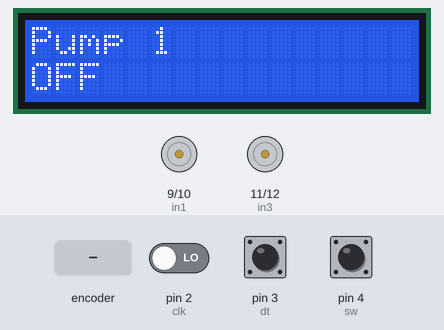
This sketch was run on a simulated Arduino Uno, built with avr-gcc and run on an emulated ATmega328P. On the bench: 16×2 character LCD, motor-driver pin pairs drawn as motors (green arrow = first pin HIGH = forward, orange = second pin HIGH = backward, longer = more drive). The inputs (shaded band) are chosen by the test bench; at power-on: pin 4 (sw) HIGH, pin 2 (clk) LOW, pin 3 (dt) HIGH.

Above: at 1.2 s.
1.3 s: pin 4 (sw) pulled LOW for 1 s
At 3.3 s:
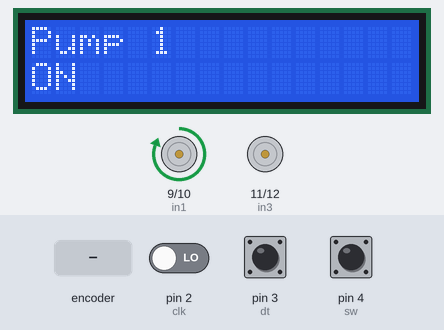
3.8 s: pin 4 (sw) pulled LOW for 0.15 s
At 5.2 s:
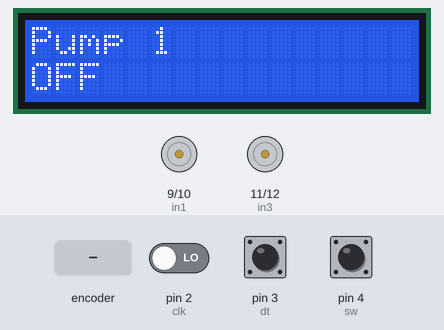
5.5 s: rotary encoder on pin 2 (clk) / pin 3 (dt) turned 2 steps (second pin leading)
At 7.0 s:
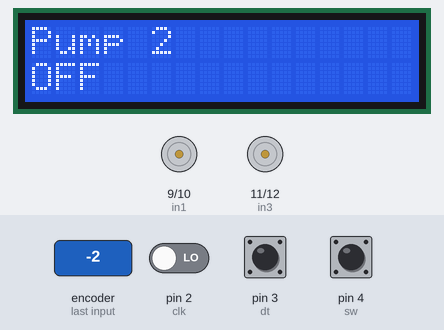
7.4 s: pin 4 (sw) pulled LOW for 0.15 s
At 8.0 s:
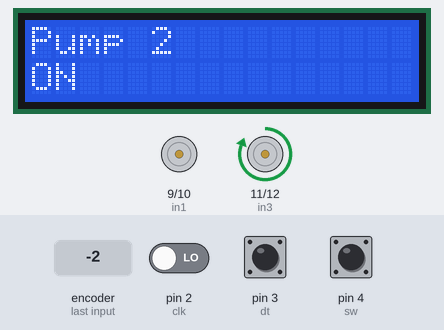
9.1 s: pin 4 (sw) pulled LOW for 3.2 s
At 9.41 s:
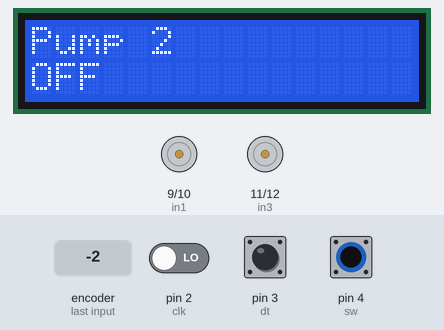
Timing chart, 0 to 14.0 s (numbered marks = the images above; inputs shaded):
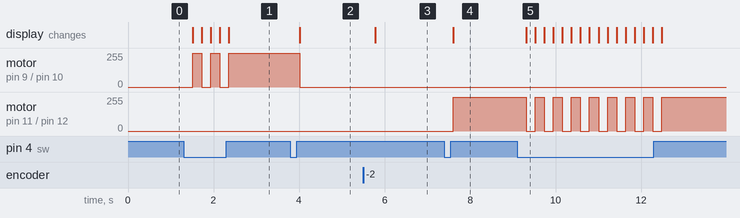

Measured:
- after the input at 1.3 s, motor on pin 9 (in1) / pin 10 (in2): alternates forward 255/255 for 0.21 s and stopped for 0.21 s, 5 changes in all, then stays forward 255/255, starting after 0.21 s; the display: changes after 0.21 s (image 1)
- after the input at 3.8 s, motor on pin 9 (in1) / pin 10 (in2): forward 255/255 → stopped after 0.21 s; the display: changes after 0.21 s (image 2)
- after the input at 5.5 s, the display: changes after 0.29 s (image 3)
- after the input at 7.4 s, motor on pin 11 (in3) / pin 12 (in4): stopped → forward 255/255 after 0.21 s; the display: changes after 0.21 s (image 4)
- after the input at 9.1 s, motor on pin 11 (in3) / pin 12 (in4): alternates forward 255/255 for 0.21 s and stopped for 0.21 s, 16 changes in all, then stays forward 255/255, starting after 0.21 s; the display: changes after 0.21 s (image 5)

The sketch:

GinTronic.ino
```cpp
#include <Wire.h>
#include <LiquidCrystal_I2C.h>
#include "HX711.h"
LiquidCrystal_I2C lcd(0x27, 2, 1, 0, 4, 5, 6, 7, 3, POSITIVE);
HX711 scale(5, 6);
#define clk 2
#define dt 3
#define sw 4
#define in1 9
#define in2 10
#define in3 11
#define in4 12
volatile boolean TurnDetected;
volatile boolean up;
bool doonce = 0;
char screen = 0;
boolean pumpstate = 0;

void isr0 ()  {
  TurnDetected = true;
  up = (digitalRead(clk) == digitalRead(dt));
}

void setup() {
  lcd.begin(16, 2);
  pinMode(sw, INPUT_PULLUP);
  pinMode(clk, INPUT);
  pinMode(dt, INPUT);
  pinMode(in1, OUTPUT);
  pinMode(in2, OUTPUT);
  pinMode(in3, OUTPUT);
  pinMode(in4, OUTPUT);

  digitalWrite(in1, LOW);
  digitalWrite(in2, LOW);
  digitalWrite(in3, LOW);
  digitalWrite(in4, LOW);

  attachInterrupt (0, isr0, RISING);

}

void loop() {
  if (TurnDetected) {
    delay(200);
    if (pumpstate == 1) {
      TurnDetected = false;
    }
    else {
      doonce = 0;
      if (up) {
        screen++;
        if (screen > 2) {
          screen = 2;
        }
      }
      else {
        screen = screen - 1;
        if (screen < 0) {
          screen = 0;
        }
      }
      TurnDetected = false;
    }
  }

  if (digitalRead(sw) == LOW) {
    delay(200);
    pumpstate = !pumpstate;
    doonce = 0;
  }

  if (screen == 0 && doonce == 0) {
    lcd.clear();
    lcd.print("Pump 1");
    lcd.setCursor(0, 1);
    if (pumpstate == 0) {
      lcd.print("OFF");
      digitalWrite(in1, LOW);
    }
    else {
      lcd.print("ON");
      digitalWrite(in1, HIGH);
    }
    doonce = 1;
  }

  if (screen == 1 && doonce == 0) {
    lcd.clear();
    lcd.print("Pump 2");
    lcd.setCursor(0, 1);
    if (pumpstate == 0) {
      lcd.print("OFF");
      digitalWrite(in3, LOW);
    }
    else {
      lcd.print("ON");
      digitalWrite(in3, HIGH);
    }
    doonce = 1;
  }


}

void alloff() {
  digitalWrite(in1, LOW);
  digitalWrite(in2, LOW);
  digitalWrite(in3, LOW);
  digitalWrite(in4, LOW);

}
```
